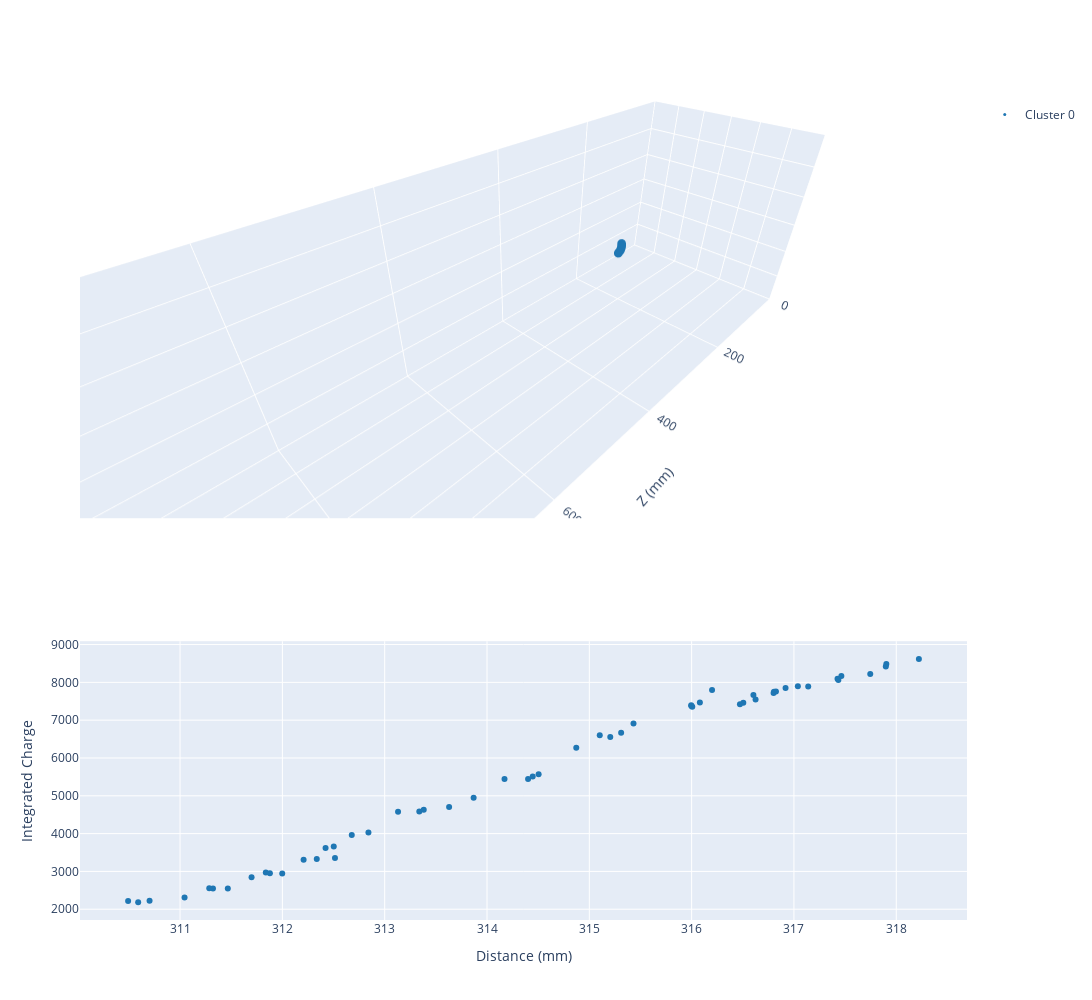

Notebook code for this chart:
### Markdown cell above
Now we can again plot our clusters

### Code cell
fig = make_subplots(2,1,specs=[[{"type": "scene"}],[{"type": "xy"}]],row_heights=[0.6,0.4])
for cluster in joined_clusters:
    fig.add_trace(
        go.Scatter3d(
            x=cluster.point_cloud.cloud[:, 2], 
            y=cluster.point_cloud.cloud[:, 0], 
            z=cluster.point_cloud.cloud[:, 1], 
            mode="markers",
            legendgroup="clusters",
            marker= {
                "size": 3,
                "color": get_color(cluster.label)
            }, 
            name=f"Cluster {cluster.label}"
        ),
        row=1,
        col=1
    )
    fig.add_trace(
        go.Scatter(
            x=np.linalg.norm(cluster.point_cloud.cloud[:, :3], axis=1), 
            y=cluster.point_cloud.cloud[:, 4],
            legendgroup="clusters",
            mode="markers",
            marker= {
                "color": get_color(cluster.label)
            },
            showlegend=False,
            name=f"Cluster {cluster.label}"
        ),
        row=2,
        col=1
    )
fig.update_layout(
    xaxis_title="Distance (mm)",
    yaxis_title="Integrated Charge",
    scene = {
        "xaxis_range": [0.0, 1000.0],
        "yaxis_range": [-300.0, 300.0],
        "zaxis_range": [-300.0, 300.0],
        "xaxis_title": "Z (mm)",
        "yaxis_title": "X (mm)",
        "zaxis_title": "Y (mm)",
        "aspectratio": {
            "x": 3.3,
            "y": 1.0,
            "z": 1.0
        }
    },
    width=1300,
    height=1000,
)

### Figure 1 — Plotly figure (JSON) as saved in the notebook; plotly's stock layout.template omitted (floating-point values rounded to 4 significant figures)
{"data": [{"legendgroup": "clusters", "marker": {"color": "rgb(31, 119, 180)", "size": 3}, "mode": "markers", "name": "Cluster 0", "scene": "scene", "type": "scatter3d", "x": [309.1, 309.2, 309.3, 309.5, 309.6, 309.5, 309.7, 309.8, 309.8, 309.7, 309.9, 309.9, 309.9, 310.0, 309.7, 309.7, 309.7, 309.7, 309.7, 309.8, 309.8, 310.0, 309.9, 310.1, 310.2, 310.2, 310.3, 310.2, 310.4, 310.4, 310.4, 310.5, 310.5, 311.2, 310.5, 311.2, 310.8, 310.6, 310.6, 311.2, 310.6, 311.2, 310.4, 310.6, 310.6, 310.7, 311.0, 310.7, 311.0, 310.7, 310.7, 311.0, 310.8, 310.5], "y": [18.11, 18.2, 18.68, 19.09, 19.75, 19.91, 20.25, 20.83, 21.35, 21.59, 21.79, 22.47, 22.86, 23.39, 23.55, 23.78, 24.73, 25.12, 25.46, 25.92, 26.15, 26.44, 26.56, 26.75, 27.16, 27.32, 27.32, 27.46, 27.53, 27.7, 27.99, 28.05, 28.07, 28.09, 28.1, 28.15, 28.17, 28.2, 28.22, 28.25, 28.26, 28.3, 28.31, 28.31, 28.34, 28.35, 28.35, 28.37, 28.38, 28.45, 28.45, 28.45, 28.52, 28.54], "z": [23.05, 23.58, 23.46, 24.76, 25.62, 26.35, 26.05, 27.76, 28.46, 29.51, 28.88, 30.88, 31.4, 32.06, 33.6, 33.9, 35.51, 36.1, 38.33, 39.01, 39.41, 41.52, 40.18, 42.61, 43.34, 43.67, 46.05, 44.11, 46.99, 47.39, 47.96, 51.41, 51.44, 60.49, 51.38, 57.87, 56.09, 51.62, 53.79, 58.7, 53.88, 58.65, 48.49, 55.34, 55.3, 54.19, 57.02, 55.35, 56.98, 54.01, 55.56, 57.13, 56.1, 52.3]}, {"legendgroup": "clusters", "marker": {"color": "rgb(31, 119, 180)"}, "mode": "markers", "name": "Cluster 0", "showlegend": false, "type": "scatter", "x": [310.5, 310.6, 310.7, 311.0, 311.3, 311.3, 311.5, 311.7, 311.9, 311.8, 312.0, 312.2, 312.3, 312.5, 312.4, 312.5, 312.7, 312.8, 313.1, 313.3, 313.4, 313.9, 313.6, 314.2, 314.4, 314.4, 314.9, 314.5, 315.1, 315.2, 315.3, 316.0, 316.0, 318.2, 316.0, 317.7, 317.0, 316.1, 316.5, 317.9, 316.5, 317.9, 315.4, 316.8, 316.8, 316.6, 317.4, 316.8, 317.4, 316.6, 316.9, 317.5, 317.1, 316.2], "xaxis": "x", "y": [2220.0, 2183.0, 2225.0, 2307.0, 2550.0, 2555.0, 2551.0, 2843.0, 2950.0, 2973.0, 2946.0, 3306.0, 3328.0, 3356.0, 3618.0, 3659.0, 3966.0, 4030.0, 4578.0, 4583.0, 4633.0, 4948.0, 4706.0, 5444.0, 5447.0, 5509.0, 6269.0, 5573.0, 6599.0, 6558.0, 6666.0, 7376.0, 7356.0, 8621.0, 7395.0, 8223.0, 7896.0, 7470.0, 7421.0, 8488.0, 7461.0, 8419.0, 6909.0, 7751.0, 7722.0, 7546.0, 8096.0, 7755.0, 8063.0, 7663.0, 7851.0, 8167.0, 7894.0, 7798.0], "yaxis": "y"}], "layout": {"height": 1000, "scene": {"aspectratio": {"x": 3.3, "y": 1, "z": 1}, "domain": {"x": [0, 1], "y": [0.49, 1]}, "xaxis": {"range": [0, 1000], "title": {"text": "Z (mm)"}}, "yaxis": {"range": [-300, 300], "title": {"text": "X (mm)"}}, "zaxis": {"range": [-300, 300], "title": {"text": "Y (mm)"}}}, "width": 1300, "xaxis": {"anchor": "y", "domain": [0, 1], "title": {"text": "Distance (mm)"}}, "yaxis": {"anchor": "x", "domain": [0, 0.34], "title": {"text": "Integrated Charge"}}}}
